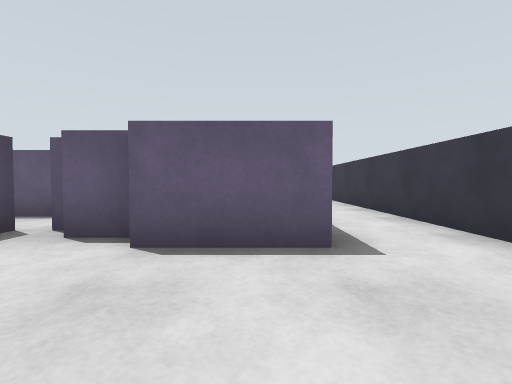
view 1 (above)

13 first-person views from a walk through a robot-simulator world made for Gazebo. The camera is 0.13 m above the floor, tilts 2° down and sees 85° across. The floor is counted in squares, 0.2 m on a side. Each view is taken from the middle of a square. On the plan, view 1 faces up. The plan holds only what a view shows up to about 9 squares ahead; the rest is blank. The place goes on beyond the plan. The robots in the file are not drawn.

view 2
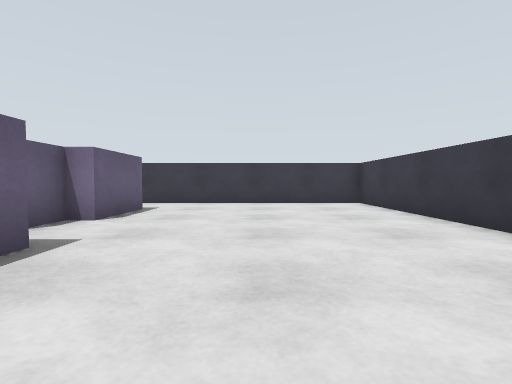

view 3
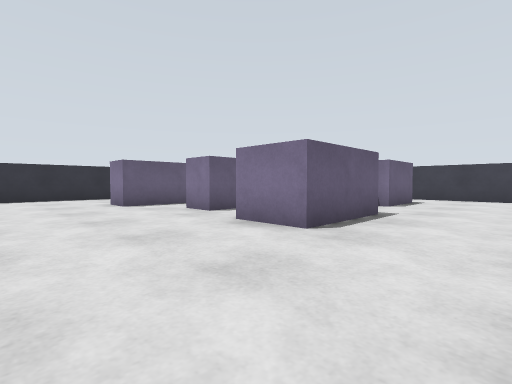

view 4
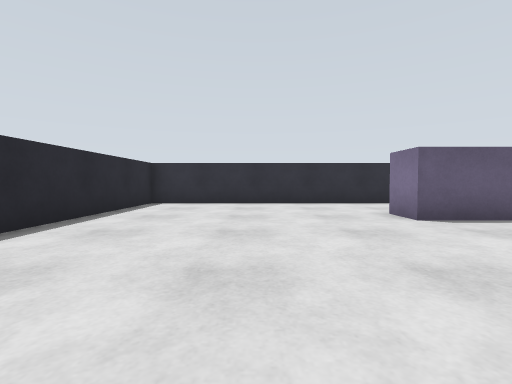

view 5
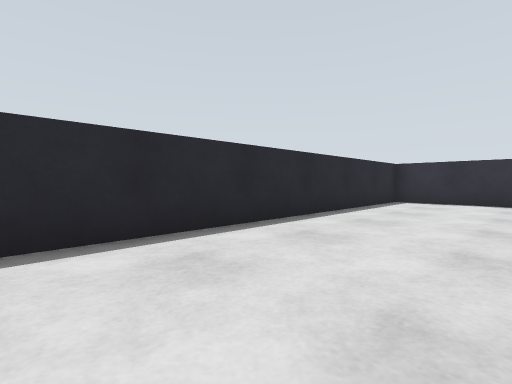

view 6
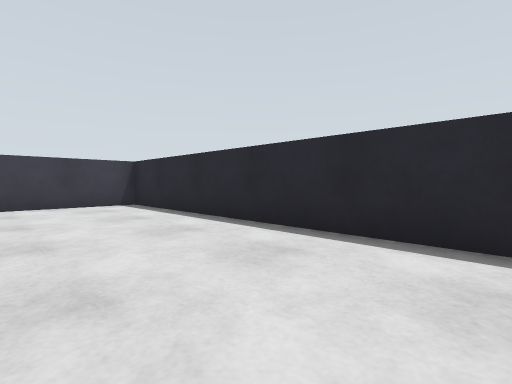

view 7
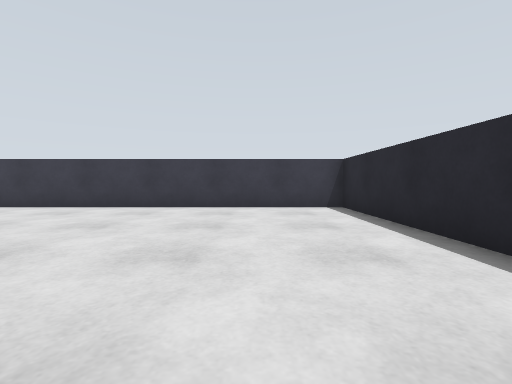

view 8
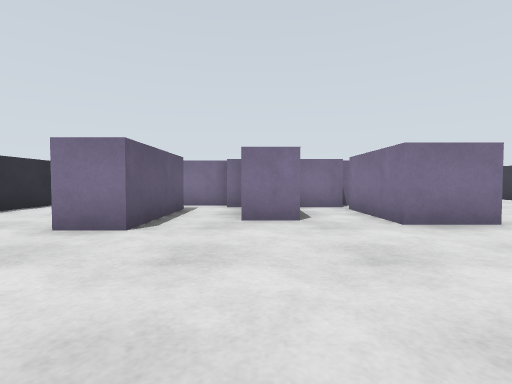

view 9
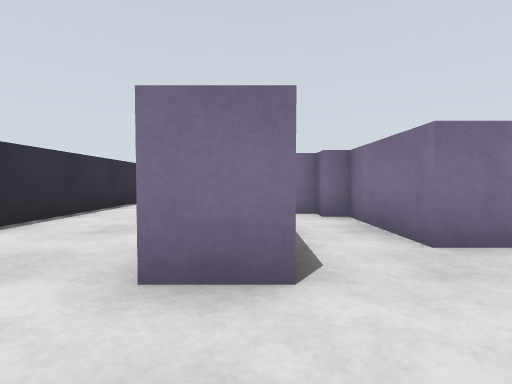

view 10
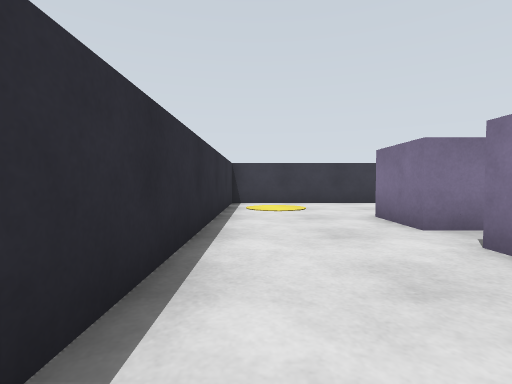

view 11
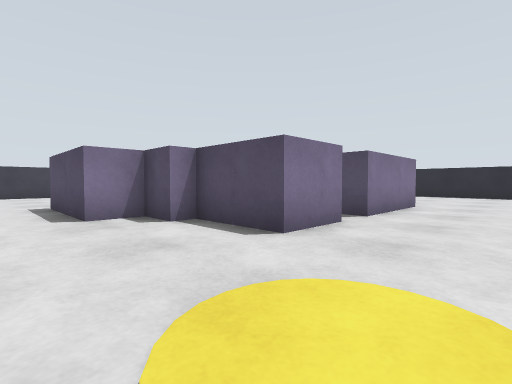

view 12
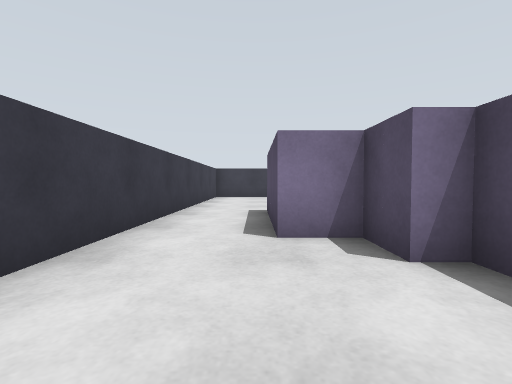

view 13
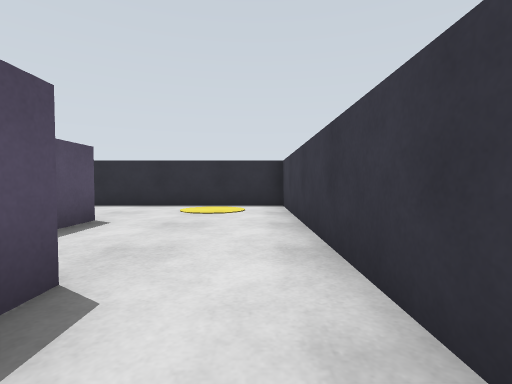

### Floor plan
Points are (right, up) in squares from view 1. A wall is a line through its corners. A room is listed if a view was taken in it or the views show most of it. See-through windows are left out.
Room 1 (views 1, 2, 3, 4, 5, 6, 7, 8, 9, 10, 11, 12, 13)
walls: (-3.8, 5.2) (-5.2, 5.2) (-5.2, 6.2) (-2.8, 6.2) (-2.8, 6.7) (-2.2, 6.7); (-2.8, 3.8) (-2.8, 4.9); (-3.1, 2.2) (-5.7, 2.2) (-5.7, 3.7) (-3.2, 3.7); (-3.2, 7.7) (-6.2, 7.7) (-6.2, 8.8) (-3.3, 8.8) (-3.3, 8.1); (-0.3, 6.6) (-0.3, 5.8) (0.8, 5.8) (0.8, 2.7) (-1.2, 2.7) (-1.2, 3.2) (-2.2, 3.2); (-12.2, -3.3) (2.8, -3.3) (2.8, 11.7) (-12.2, 11.7) (-12.2, -3.3)
objects: blue box (-2, 8) to (-1, 8); blue box (-1, 7)

Where each view was taken, in squares from view 1:
view 1: 0 up, 0 right, facing up
view 2: 0 up, 6 left, facing right
view 3: 0 up, 9 left, facing up-right
view 4: 3 up, 9 left, facing up
view 5: 2 up, 9 left, facing up-left
view 6: 5 up, 9 left, facing down-left
view 7: 4 up, 10 left, facing down
view 8: 6 up, 10 left, facing right
view 9: 8 up, 8 left, facing right
view 10: 11 up, 6 left, facing right
view 11: 11 up, 2 right, facing down-left
view 12: 9 up, 1 right, facing down
view 13: 4 up, 2 right, facing up
